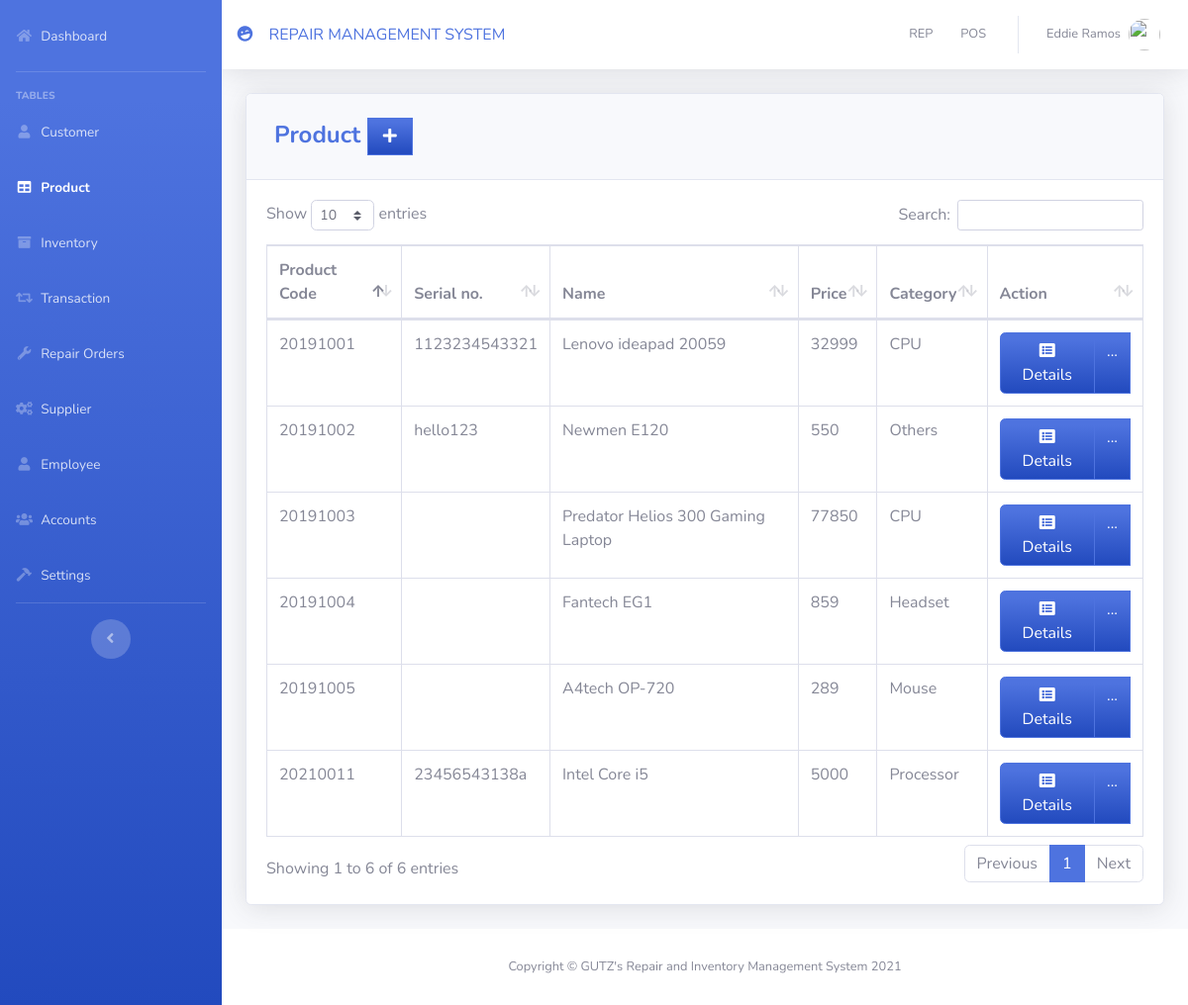
The app's page /pages/product.php (signed in) with its own data.
### tables this page shows
CREATE TABLE `product` (
  `PRODUCT_ID` int(11) NOT NULL,
  `PRODUCT_CODE` varchar(20) NOT NULL,
  `SERIAL_NO` varchar(255) NOT NULL,
  `NAME` varchar(50) DEFAULT NULL,
  `DESCRIPTION` varchar(250) NOT NULL,
  `QTY_STOCK` int(50) DEFAULT NULL,
  `ISTATUS` varchar(20) DEFAULT NULL,
  `ON_HAND` int(250) NOT NULL,
  `PRICE` int(50) DEFAULT NULL,
  `CATEGORY_ID` int(11) DEFAULT NULL,
  `SUPPLIER_ID` int(11) DEFAULT NULL,
  `DATE_STOCK_IN` varchar(50) NOT NULL
);

CREATE TABLE `category` (
  `CATEGORY_ID` int(11) NOT NULL,
  `CNAME` varchar(50) DEFAULT NULL
);

### pages/product.php (the view, shortened to what this page needs)
<?php
include'../includes/connection.php';
include'../includes/sidebar.php';
?>
            <div class="card shadow mb-4">
            <div class="card-header py-3">
              <h4 class="m-2 font-weight-bold text-primary">Product&nbsp;<a  href="#" data-toggle="modal" data-target="#aModal" type="button" class="btn btn-primary bg-gradient-primary" style="border-radius: 0px;"><i class="fas fa-fw fa-plus"></i></a></h4>
            </div>
            <div class="card-body">
              <div class="table-responsive">
                <table class="table table-bordered" id="dataTable" width="100%" cellspacing="0">
               <thead>
                   <tr>
                     <th>Product Code</th>
                     <th>Serial no.</th>
                     <th>Name</th>
                     <th>Price</th>
                     <th>Category</th>
                     <th>Action</th>
                   </tr>
               </thead>
          <tbody>
<?php
    $query = 'SELECT PRODUCT_ID, PRODUCT_CODE, SERIAL_NO, NAME, PRICE, CNAME, DATE_STOCK_IN FROM product p join category c on p.CATEGORY_ID=c.CATEGORY_ID GROUP BY PRODUCT_CODE';
        $result = mysqli_query($db, $query) or die (mysqli_error($db));
            while ($row = mysqli_fetch_assoc($result)) {
                echo '<tr>';
                echo '<td>'. $row['PRODUCT_CODE'].'</td>';
                echo '<td>'. $row['SERIAL_NO'].'</td>';
                echo '<td>'. $row['NAME'].'</td>';
                echo '<td>'. $row['PRICE'].'</td>';
                echo '<td>'. $row['CNAME'].'</td>';
                      echo '<td align="right"> <div class="btn-group">
                              <a type="button" class="btn btn-primary bg-gradient-primary" href="pro_searchfrm.php?action=edit & id='.$row['PRODUCT_CODE'] . '"><i class="fas fa-fw fa-list-alt"></i> Details</a>
                            <div class="btn-group">
                              <a type="button" class="btn btn-primary bg-gradient-primary dropdown no-arrow" data-toggle="dropdown" style="color:white;">
                              ... <span class="caret"></span></a>
                            <ul class="dropdown-menu text-center" role="menu">
                                <li>
                                  <a type="button" class="btn btn-warning bg-gradient-warning btn-block" style="border-radius: 0px;" href="pro_edit.php?action=edit & id='.$row['PRODUCT_ID']. '">
                                    <i class="fas fa-fw fa-edit"></i> Edit
                                  </a>
                                </li>
                            </ul>
                            </div>
                          </div> </td>';
                echo '</tr> ';
                        }
?>
                                </tbody>
                            </table>
                        </div>
                    </div>
                  </div>
<?php
include'../includes/footer.php';
?>

### records on screen
product: PRODUCT_CODE "20191001", SERIAL_NO "1123234543321", NAME "Lenovo ideapad 20059", PRICE "32999", CATEGORY_ID.CNAME "CPU"
product: PRODUCT_CODE "20191002", SERIAL_NO "hello123", NAME "Newmen E120", PRICE "550", CATEGORY_ID.CNAME "Others"
product: PRODUCT_CODE "20191003", NAME "Predator Helios 300 Gaming Laptop", PRICE "77850", CATEGORY_ID.CNAME "CPU"
product: PRODUCT_CODE "20191004", NAME "Fantech EG1", PRICE "859", CATEGORY_ID.CNAME "Headset"
product: PRODUCT_CODE "20191005", NAME "A4tech OP-720", PRICE "289", CATEGORY_ID.CNAME "Mouse"
product: PRODUCT_CODE "20210011", SERIAL_NO "23456543138a", NAME "Intel Core i5", PRICE "5000", CATEGORY_ID.CNAME "Processor"

### other values on screen
$_SESSION['FIRST_NAME'] "Eddie"
$_SESSION['LAST_NAME'] "Ramos"
